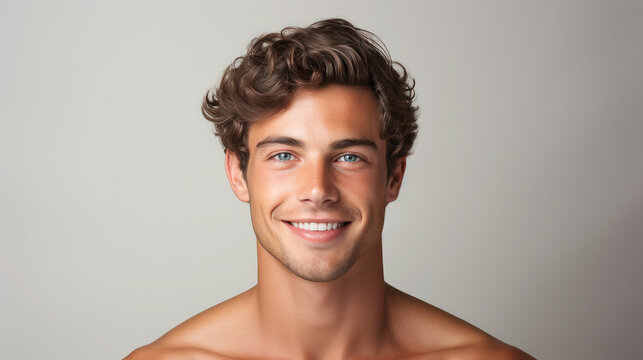
#> input picture face swap/uploads/img1.jpg, 643 x 360 px
$ python face_swap.py
#> lines starting #> are read from the running program, lines starting #| are printed output that depends on the picture
import cv2
import numpy as np
from PIL import Image

def get_face_landmarks(image):
    # Initialize the face detector and create a mask
    face_cascade = cv2.CascadeClassifier(cv2.data.haarcascades + 'haarcascade_frontalface_default.xml')
    gray = cv2.cvtColor(image, cv2.COLOR_BGR2GRAY)
    faces = face_cascade.detectMultiScale(gray, 1.1, 4)

    return faces

def blend_faces(img1, img2, face1, face2):
    # Get the regions of interest
    x1, y1, w1, h1 = face1
    x2, y2, w2, h2 = face2

    roi1 = img1[y1:y1+h1, x1:x1+w1]
    roi2 = img2[y2:y2+h2, x2:x2+w2]

    # Create masks
    mask1 = np.zeros_like(roi1)
    mask2 = np.zeros_like(roi2)
    cv2.fillConvexPoly(mask1, np.array([[0, 0], [w1, 0], [w1, h1], [0, h1]]), (255, 255, 255))
    cv2.fillConvexPoly(mask2, np.array([[0, 0], [w2, 0], [w2, h2], [0, h2]]), (255, 255, 255))

    # Blend the faces
    blended_roi = cv2.seamlessClone(roi1, img2, mask2, (x2 + w2 // 2, y2 + h2 // 2), cv2.NORMAL_CLONE)
    return blended_roi

def swap_faces(img1, img2):
    faces1 = get_face_landmarks(img1)
    faces2 = get_face_landmarks(img2)

    if len(faces1) > 0 and len(faces2) > 0:
        # Swap the first face detected in both images
        blended_face = blend_faces(img1, img2, faces1[0], faces2[0])
        return blended_face
    else:
        print("No faces detected in one of the images.")
        return None

if __name__ == "__main__":
    img1 = cv2.imread("uploads/img1.jpg")
#> img1 is the input picture: shape (360, 643, 3); mean B, G, R 152.7, 162, 176.1
    img2 = cv2.imread("uploads/img2.jpg")
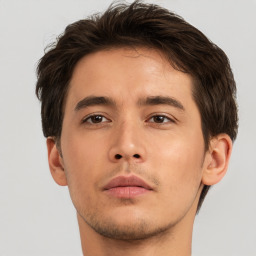
#> input picture face swap/uploads/img2.jpg, 256 x 256 px
#> img2 is the input picture: shape (256, 256, 3); mean B, G, R 132.5, 148.8, 176.1

    if img1 is None or img2 is None:
        print("Error: One of the images could not be loaded.")
    else:
        swapped_img = swap_faces(img1, img2)
#> in get_face_landmarks, `gray = cv2.cvtColor(image, cv2.COLOR_BGR2GRAY)`:
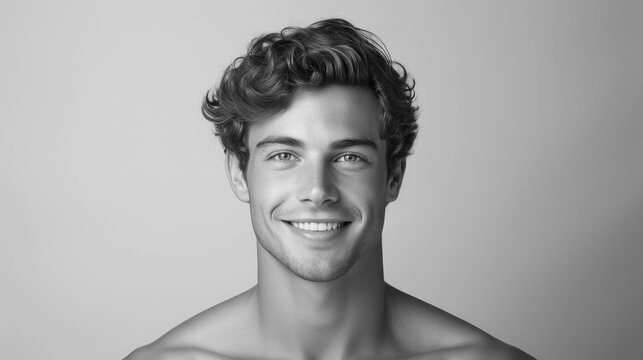
#> gray: shape (360, 643); min 1, max 244, mean 165.2
#> in get_face_landmarks, `faces = face_cascade.detectMultiScale(gray, 1.1, 4)`: faces = [[233, 92, 168, 168]]
#> in get_face_landmarks (call 2), `gray = cv2.cvtColor(image, cv2.COLOR_BGR2GRAY)`:
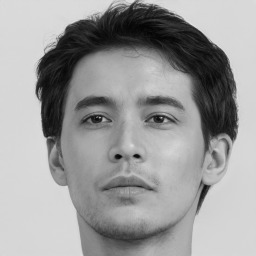
#> gray: shape (256, 256); min 2, max 225, mean 155.1
#> in get_face_landmarks (call 2), `faces = face_cascade.detectMultiScale(gray, 1.1, 4)`: faces = [[41, 49, 175, 175]]
#> in blend_faces, `x1, y1, w1, h1 = face1`: x1 = 233; y1 = 92; w1 = 168
#> in blend_faces, `x2, y2, w2, h2 = face2`: x2 = 41; y2 = 49; w2 = 175
#> in blend_faces, `roi1 = img1[y1:y1+h1, x1:x1+w1]`:
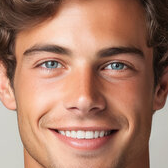
#> roi1: shape (168, 168, 3); mean B, G, R 106.2, 125.9, 170
#> in blend_faces, `roi2 = img2[y2:y2+h2, x2:x2+w2]`:
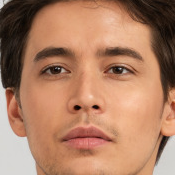
#> roi2: shape (175, 175, 3); mean B, G, R 100.6, 127.2, 174.5
#> in blend_faces, `cv2.fillConvexPoly(mask1, np.array([[0, 0], [w1, 0], [w1, h1], [0, h1]..`: mask1: shape (168, 168, 3); every value is 255
#> in blend_faces, `cv2.fillConvexPoly(mask2, np.array([[0, 0], [w2, 0], [w2, h2], [0, h2]..`: mask2: shape (175, 175, 3); every value is 255
#> (the run stopped early here; a loop or call above may not have finished)
